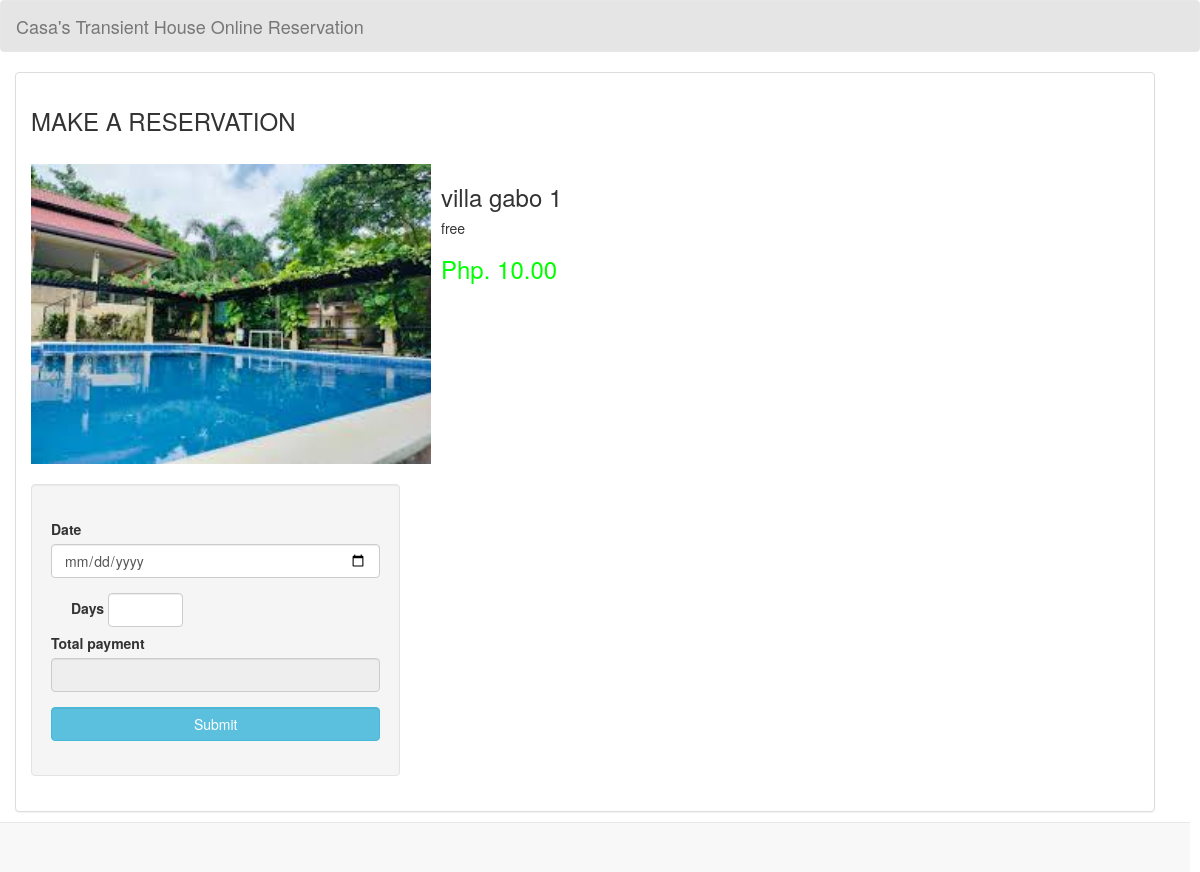
Page /add_reserve_resort.php?resort_id=2&id=32 on the committed database.
### tables this page shows
CREATE TABLE `resort` (
  `resort_id` int(100) NOT NULL,
  `resort_name` varchar(200) NOT NULL,
  `price` varchar(200) NOT NULL,
  `descr` varchar(200) NOT NULL,
  `photo` varchar(200) NOT NULL
);

### add_reserve_resort.php (the view, shortened to what this page needs)
<!DOCTYPE html>
<html lang = "en">
	<head>
		<link rel = "stylesheet" type = "text/css" href = "css/bootstrap.css " />
		<link rel = "stylesheet" type = "text/css" href = "css/style.css" />
	</head>
<body>
	<nav style = "background-color:rgba(0, 0, 0, 0.1);" class = "navbar navbar-default">
		<div  class = "container-fluid">
			<div class = "navbar-header">
				<a class = "navbar-brand" >Casa's Transient House Online Reservation</a>
			</div>
		</div>
	</nav>
	<div style = "margin-left:0;" class = "container">
		<div class = "panel panel-default">
			<div class = "panel-body">
				<strong><h3>MAKE A RESERVATION</h3></strong>
				<br />
				<?php
					require_once 'connection/connect.php';
					$query = $conn->query("SELECT * FROM `resort` WHERE `resort_id` = '$_REQUEST[resort_id]'") or die(mysql_error());
					$fetch = $query->fetch_array();
				?>
				<div style = "height:300px; width:800px;">
					<div style = "float:left;">
						<img src = "photo/<?php echo $fetch['photo']?>" height = "300px" width = "400px">
					</div>
					<div style = "float:left; margin-left:10px;">
						<h3><?php echo $fetch['resort_name']?></h3>
						<h5><?php echo $fetch['descr']?></h5>
						<h3 style = "color:#00ff00;"><?php echo "Php. ".$fetch['price'].".00";?></h3>
					</div>
				</div>
				<br style = "clear:both;" />
				<div class = "well col-md-4">
					<form method = "POST" enctype = "multipart/form-data">
						<div class = "form-group">
							<label>Date</label>
							<input type = "date" class = "form-control" name = "date" required = "required" />
						</div>
						<div class="form-inline" style="float:left; margin-left:20px;">
						<label>Days</label>
						<input type="number" min="0" max="99" id="days" name="days" class="form-control" required="required" oninput="calculateTotal()"/>
					</div>
						<br />
						<br />
						<div class="form-group">
						<label>Total payment</label>
						<input type="text" class="form-control" id="totalPayment" name="bill" readonly required="required" />
					</div>
						<div class = "form-group">
							<button class = "btn btn-info form-control" name = "add_guest"> Submit</button>
						</div>
					</form>
				</div>
				<div class = "col-md-4"></div>
			</div>
		</div>
	</div>
	<br />
	<br />
	<div style = "text-align:right; margin-right:10px;" class = "navbar navbar-default navbar-fixed-bottom">
	</div>
</body>
</html>

### rows in the picture
resort: photo (picture), resort_name "villa gabo 1", descr "free", price "10"
